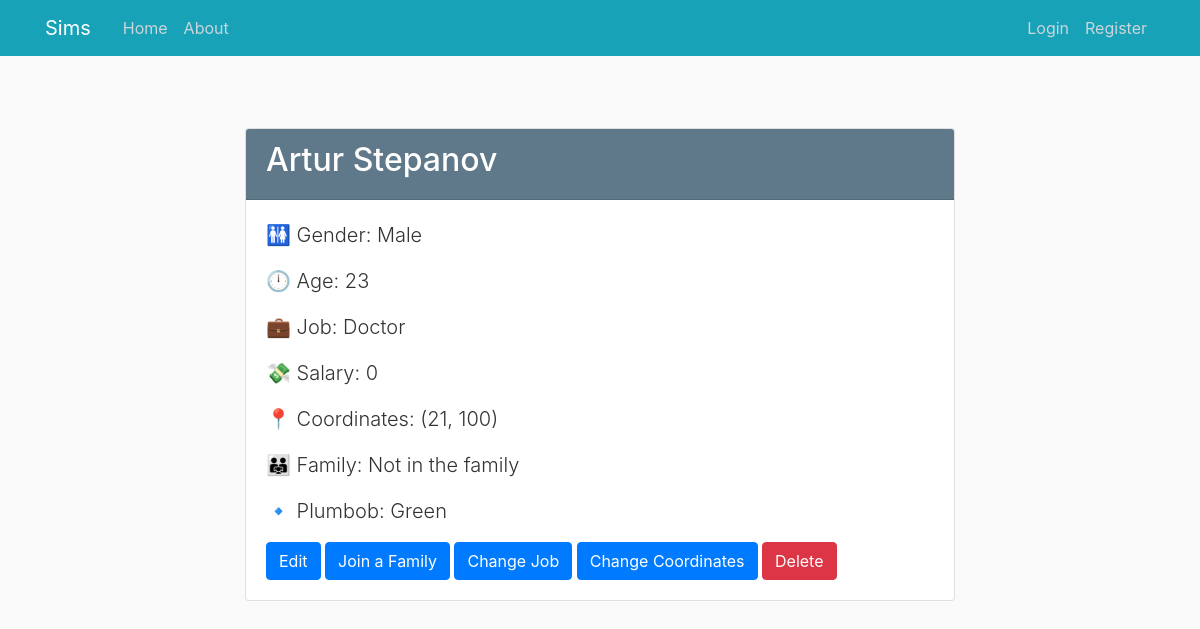
The app's page /human/2, older data.
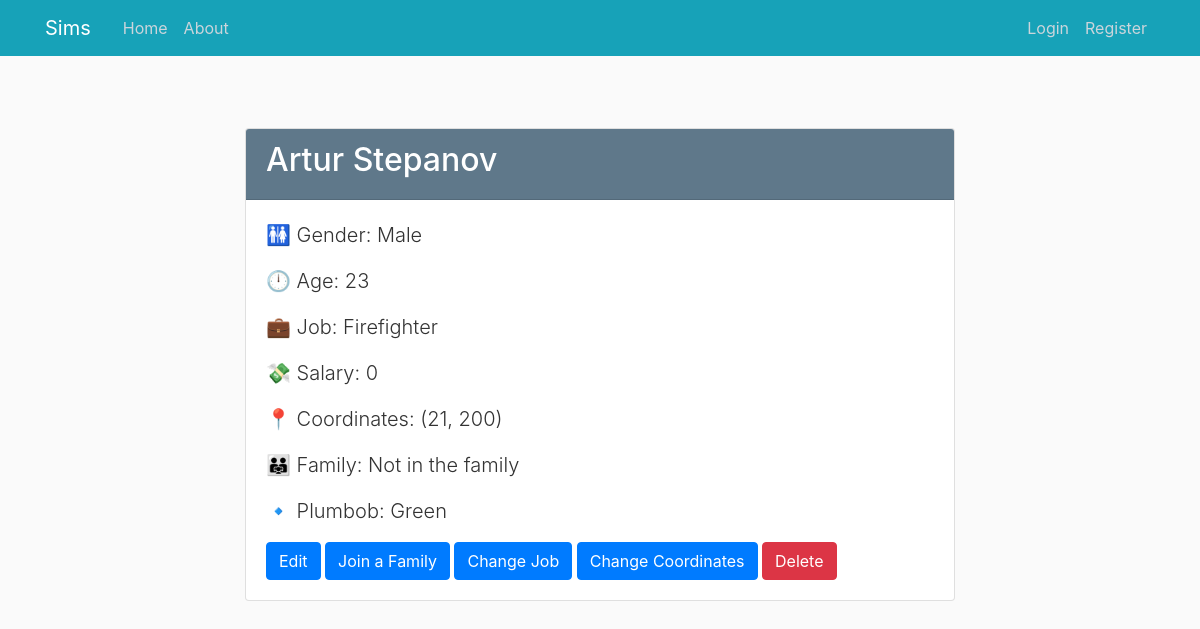
The same page, newer data.
### sims/models.py (models this page shows, shortened)
class Human(db.Model):
    id = db.Column(db.Integer, primary_key=True)
    name = db.Column(db.String(100), nullable=False)
    surname = db.Column(db.String(100), nullable=False)
    gender = db.Column(db.Enum(Gender), nullable=False)
    age = db.Column(db.Integer, nullable=False)
    job = db.Column(db.Enum(Job), default=Job.UNEMPLOYED)
    salary = db.Column(db.Integer, default=0)
    x_coordinate = db.Column(db.Integer, nullable=False, default=0)
    y_coordinate = db.Column(db.Integer, nullable=False, default=0)
    family_id = db.Column(db.Integer, db.ForeignKey('family.id'))
    plumbob = db.Column(db.Enum(Plumbob), default=Plumbob.GREEN)

### sims/humans/routes.py (the view)
@humans.route("/human/<int:human_id>")
def human(human_id):
    human = Human.query.get_or_404(human_id)
    family = Family.query.get(human.family_id)
    return render_template('humans/human.html', human=human, family=family)

### sims/templates/humans/human.html (shortened to what this page needs)
{% extends "layout.html" %}
{% block content %}
    <div class="container mt-5">
        <div class="row justify-content-center">
            <div class="col-md-8">
                <div class="card">
                    <div class="card-header bg-steel text-white">
                        <h2 class="text-white">{{ human.name }} {{ human.surname }}</h2>
                    </div>
                    <div class="card-body">
                        <p class="lead">🚻 Gender: {{ human.gender.value }}</p>
                        <p class="lead">🕛 Age: {{ human.age }}</p>
                        <p class="lead">💼 Job: {{ human.job.value }}</p>
                        <p class="lead">💸 Salary: {{ human.salary }}</p>
                        <p class="lead">📍 Coordinates: ({{ human.x_coordinate }}, {{ human.y_coordinate }})</p>
                        {% if family %}
                            <p class="lead">👨‍👨‍👧 Family: {{ family.name }}</p>
                        {% else %}
                            <p class="lead">👨‍👨‍👧 Family: Not in the family</p>
                        {% endif %}
                        <p class="lead">🔹 Plumbob: {{ human.plumbob.value }}</p>
                        <div class="mt-3">
                            <a href="{{ url_for('humans.update_human', human_id=human.id) }}" class="btn btn-primary">Edit</a>
                            <a href="{{ url_for('families.families_human', human_id=human.id) }}"
                               class="btn btn-primary">Join a Family</a>
                            <a href="{{ url_for('humans.change_job', human_id=human.id) }}"
                               class="btn btn-primary">Change Job</a>
                            <a href="{{ url_for('humans.change_coordinates', human_id=human.id) }}"
                               class="btn btn-primary">Change Coordinates</a>
                            <button class="btn btn-danger" id="deleteBtn" data-toggle="modal"
                                    data-target="#deleteModal">Delete
                            </button>
                        </div>
                    </div>
                </div>
            </div>
        </div>
    </div>
{% endblock content %}

### sims/templates/layout.html (shortened to what this page needs)
<!DOCTYPE html>
<html>
<head>
    <link rel="stylesheet" href="https://maxcdn.bootstrapcdn.com/bootstrap/4.0.0/css/bootstrap.min.css"
>
    <link rel="stylesheet" type="text/css" href="{{ url_for('static', filename='main.css') }}">
</head>
<body>
<header class="site-header">
    <nav class="navbar navbar-expand-md navbar-dark bg-info fixed-top">
        <div class="container">
            <a class="navbar-brand mr-4" href="/">Sims</a>
            <div class="collapse navbar-collapse" id="navbarToggle">
                <div class="navbar-nav mr-auto">
                    <a class="nav-item nav-link" href="{{ url_for('main.home') }}">Home</a>
                    <a class="nav-item nav-link" href="{{ url_for('main.about') }}">About</a>
                </div>
                <div class="navbar-nav">
                    {% if current_user.is_authenticated %}
                        <a class="nav-item nav-link" href="{{ url_for('users.account') }}">Account</a>
                        <a class="nav-item nav-link" href="{{ url_for('users.logout') }}">Logout</a>
                    {% else %}
                        <a class="nav-item nav-link" href="{{ url_for('users.login') }}">Login</a>
                        <a class="nav-item nav-link" href="{{ url_for('users.register') }}">Register</a>
                    {% endif %}
                </div>
            </div>
        </div>
    </nav>
</header>
<main role="main" class="container">
    <div class="row">
        <div class="col-md-12">
            {% block content %}{% endblock %}
        </div>
    </div>
</main>
</body>
</html>

### sims/static/main.css (style rules this page uses)
body { background: #fafafa; color: #333333; margin-top: 5rem; }
h1, h2, h3, h4, h5, h6 { color: #444444; }
.bg-steel { background-color: #5f788a; }
.site-header .navbar-nav .nav-link { color: #cbd5db; }

Row changes from the older to the newer data that the page shows:
changed Human "Artur": job.value "Doctor" → "Firefighter"; y_coordinate "100" → "200"
